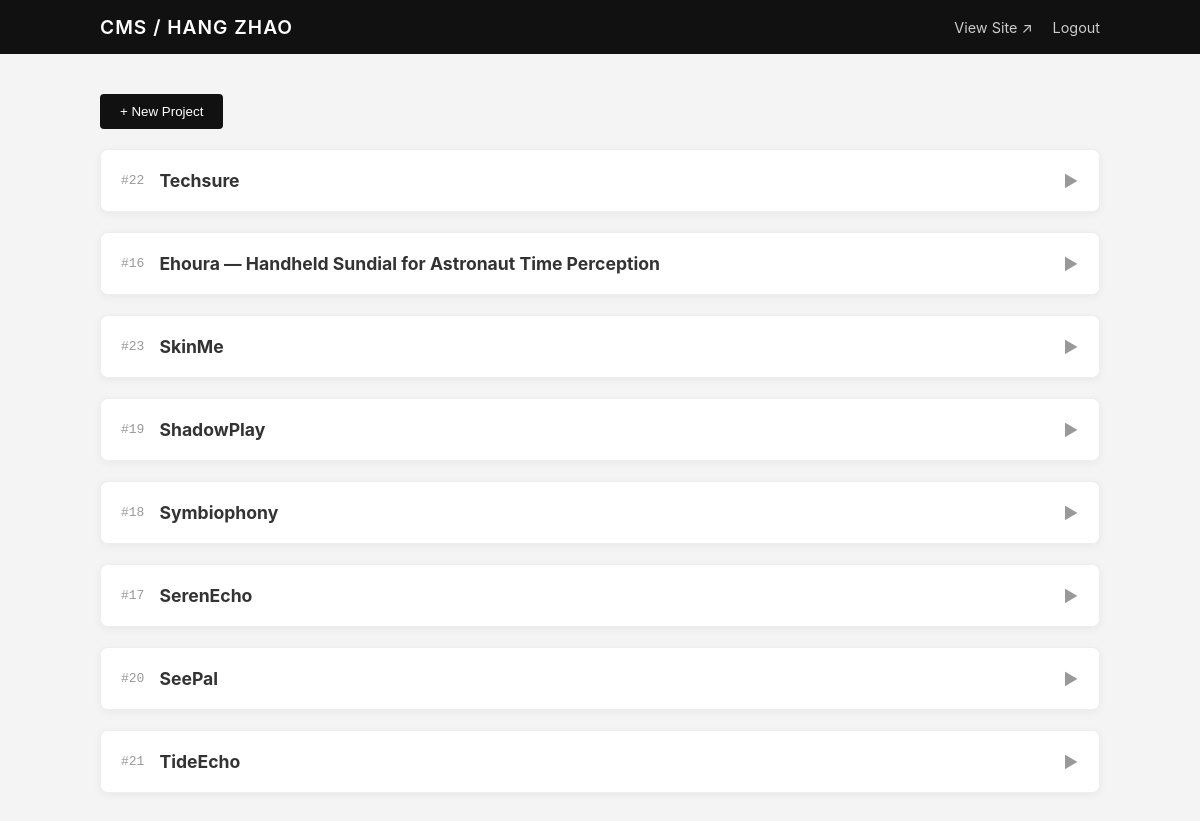
/admin.php (signed in), run on an earlier commit of the app's database.
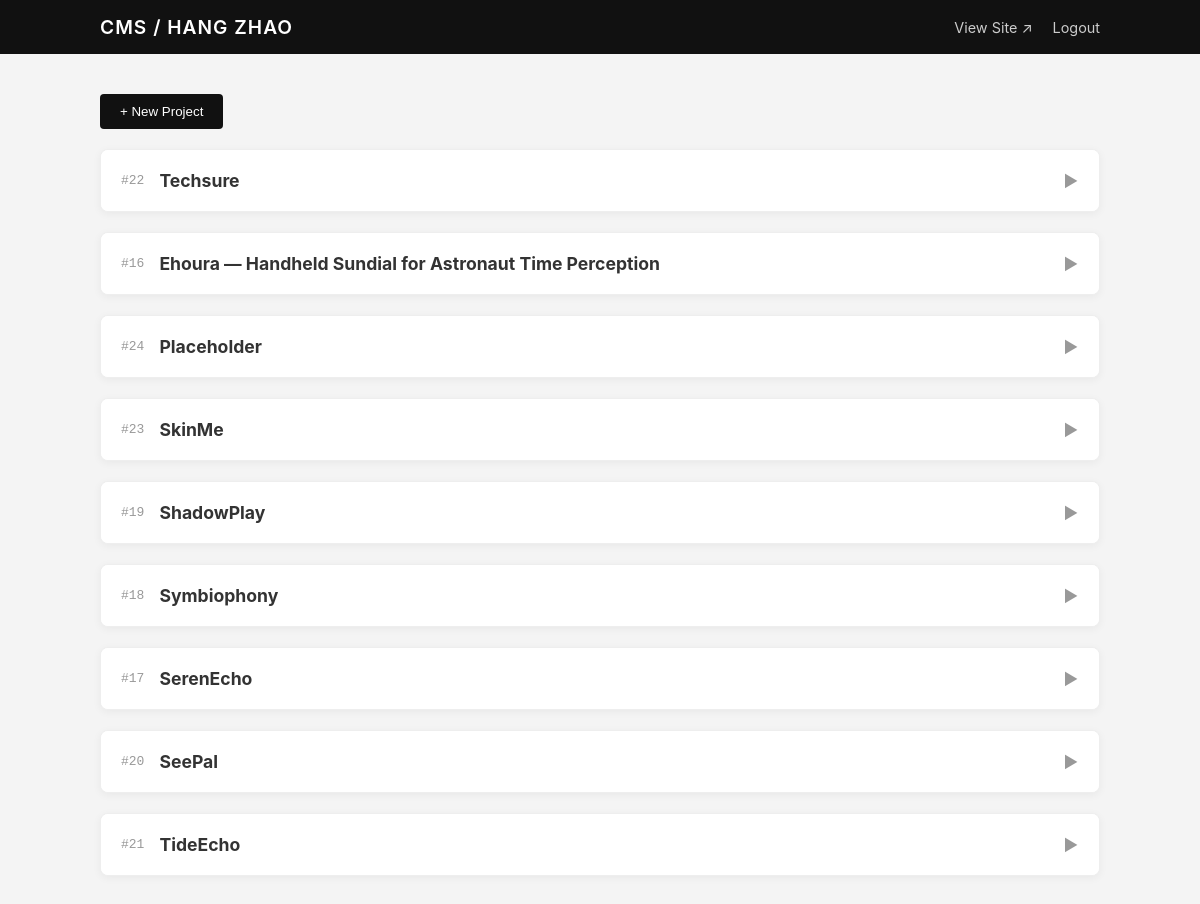
And on a later commit of the database.
### tables this page shows
CREATE TABLE projects (
      id INTEGER PRIMARY KEY AUTOINCREMENT,
      title TEXT NOT NULL,
      slug TEXT UNIQUE,
      description TEXT,
      tags TEXT,                 -- 逗号分隔，或存 JSON
      image_url TEXT,            -- 首图
      gallery_json TEXT,         -- 其他图 JSON 数组
      meta_json TEXT,            -- 可扩展的结构化元数据（JSON），用于 subtitle/links/tools/process 等
      url TEXT,                  -- 外链（Behance/GitHub/视频等）
       year INTEGER,
       month INTEGER,
      featured INTEGER DEFAULT 0,
      order_index INTEGER DEFAULT 0,
      created_at TEXT NOT NULL,
      updated_at TEXT NOT NULL
    , background_problem TEXT, design_goals TEXT, solution_overview TEXT, interaction_design TEXT, pipeline TEXT, prototype_highlights TEXT, usability_testing TEXT, outcomes TEXT, ethics TEXT, next_steps TEXT, media_notes TEXT, acknowledgements TEXT, contact TEXT, subtitle TEXT, links TEXT, tools TEXT, hero_media TEXT);

### src/config.php (called while the page is built)
<?php
return [
  'db_path' => __DIR__ . '/../data/portfolio.sqlite',
  'admin_password' => '949949Zh',
  'site_name' => 'HANG ZHAO',
];

### src/db.php (called while the page is built, shortened)
<?php
function get_pdo(): PDO {
  static $pdo = null;
  if ($pdo) return $pdo;
  $config = require __DIR__ . '/config.php';
  $dsn = 'sqlite:' . $config['db_path'];
  $pdo = new PDO($dsn, null, null, [
    PDO::ATTR_ERRMODE => PDO::ERRMODE_EXCEPTION,
    PDO::ATTR_DEFAULT_FETCH_MODE => PDO::FETCH_ASSOC,
  ]);
  $pdo->exec('PRAGMA foreign_keys = ON;');
  return $pdo;
}

### src/functions.php (called while the page is built, shortened)
<?php
require_once __DIR__ . '/db.php';
function get_projects(bool $only_featured = false): array
{
  $pdo = get_pdo();
  $sql = "SELECT * FROM projects ";
  $sql .= "ORDER BY featured DESC, order_index DESC, year DESC, id DESC";
  return $pdo->query($sql)->fetchAll();
}

### public/admin.php (the view, shortened to what this page needs)
<?php
require __DIR__ . '/../src/functions.php';
$config = require __DIR__ . '/../src/config.php';
$is_logged_in = !empty($_SESSION['admin_ok']);
$projects = $is_logged_in ? get_projects(false) : [];
?>
<!doctype html>
<html lang="en">
<head>
  <link rel="stylesheet" href="css/admin.css?v=<?= time() ?>">
  <link rel="stylesheet" href="https://unpkg.com/easymde/dist/easymde.min.css">
</head>
<body class="admin-page">
  <header class="admin-header">
    <div class="header-inner">
      <h1>CMS / <?= htmlspecialchars($config['site_name']) ?></h1>
      <nav><a href="index.php" target="_blank" class="btn-text">View Site ↗</a><?php if ($is_logged_in): ?><a
            href="admin.php?action=logout" class="btn-text danger">Logout</a><?php endif; ?></nav>
    </div>
  </header>
  <main class="admin-container">
    <?php if (!$is_logged_in): ?>
      <div class="login-card">
        <form method="post"><input type="hidden" name="action" value="login"><input type="password" name="password"
            placeholder="Password" required autofocus><button class="btn-primary" type="submit">Login</button></form>
      </div><?php else: ?>
      <div class="actions-bar"><button class="btn-primary"
          onclick="document.getElementById('create-form').classList.toggle('hidden')">+ New Project</button></div>
      <div class="project-list">
        <?php foreach ($projects as $p):
          ?>
          <div class="editor-card collapsed" id="project-<?= $p['id'] ?>">
            <div class="card-header" onclick="toggleEdit(<?= $p['id'] ?>)">
              <div class="header-info"><span class="id">#<?= $p['id'] ?></span><strong
                  class="title"><?= htmlspecialchars($p['title']) ?></strong></div><span class="arrow">▼</span>
            </div>
          </div>
        <?php endforeach; ?>
      </div>
    <?php endif; ?>
  </main>
</body>
</html>

### public/css/admin.css (style rules this page uses)
body.admin-page { background-color: #f4f4f4; color: #333; font-family: -apple-system, BlinkMacSystemFont, "Segoe UI", Roboto, sans-serif; margin: 0; padding: 0; }
.admin-header { background: #111; color: #fff; padding: 15px 0; position: sticky; top: 0; z-index: 100; }
.header-inner { max-width: 1000px; margin: 0 auto; padding: 0 20px; display: flex; justify-content: space-between; align-items: center; }
.admin-header h1 { margin: 0; font-size: 1.2rem; font-weight: 600; letter-spacing: 1px; }
.btn-text { color: #ccc; text-decoration: none; font-size: 0.9rem; margin-left: 20px; transition: color 0.2s; }
.admin-container { max-width: 1000px; margin: 40px auto; padding: 0 20px; }
.btn-primary { background: #111; color: #fff; border: none; padding: 10px 20px; border-radius: 4px; cursor: pointer; transition: background 0.2s; }
.actions-bar { display: flex; justify-content: space-between; align-items: center; margin-bottom: 20px; }
.editor-card { background: #fff; border-radius: 8px; box-shadow: 0 2px 8px rgba(0, 0, 0, 0.05); margin-bottom: 20px; overflow: hidden; border: 1px solid #eee; transition: all 0.3s ease; }
.card-header { padding: 20px; background: #fff; border-bottom: 1px solid #f0f0f0; display: flex; justify-content: space-between; align-items: center; cursor: pointer; user-select: none; }
.header-info { display: flex; align-items: center; gap: 15px; }
.header-info .id { color: #999; font-family: monospace; }
.header-info .title { font-size: 1.1rem; }
.arrow { transition: transform 0.3s; color: #999; }
.editor-card.collapsed .arrow { transform: rotate(-90deg); }
.editor-card.collapsed .card-header { border-bottom: none; }

What changed in the data, as far as the page shows it:
added projects: id "24", title "Placeholder"
